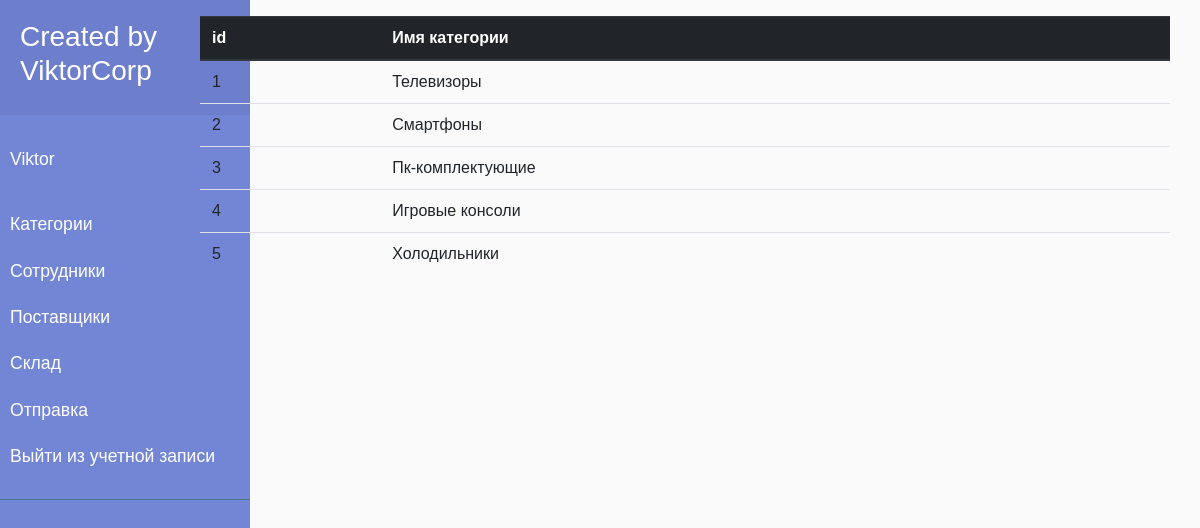
The app's page /category/ (signed in), older data.
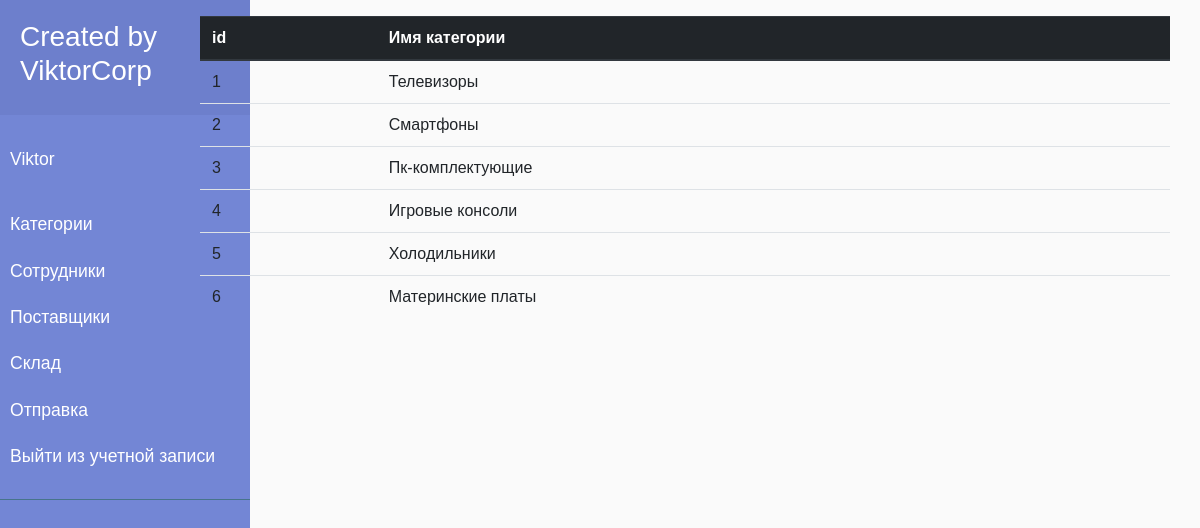
The same page, newer data.
### skladik/models.py (models this page shows, shortened)
class categorya(models.Model):
  category_name = models.CharField(max_length=200)

### skladik/views.py (the view)
# urls.py: path('category/', views.category, name = 'category'),
def category(request):
	categorya_otobr = categorya.objects.all()
	cat = {'categorya_otobr': categorya_otobr}
	return render(request, 'accounts/category.html', cat)

### skladik/templates/accounts/category.html (shortened to what this page needs)
{% extends 'base.html' %}
{% load static %}
	{% block body %}
		{% if user.is_authenticated %}
		<table class="table">
			<thead class="thead-dark">
				<tr>
				<th scope="col">id</th>
				<th scope="col">Имя категории</th>
				</tr>
				</thead>
			{% for categorya in categorya_otobr %}
			<tr>
				<td>{{ categorya.id }}</td>
				<td>{{ categorya.category_name }}</td>
			</tr>
			{% endfor %}
		</table>
{% endif %}
{% endblock %}

Row changes from the older to the newer data that the page shows:
added categorya: id "6", category_name "Материнские платы"
